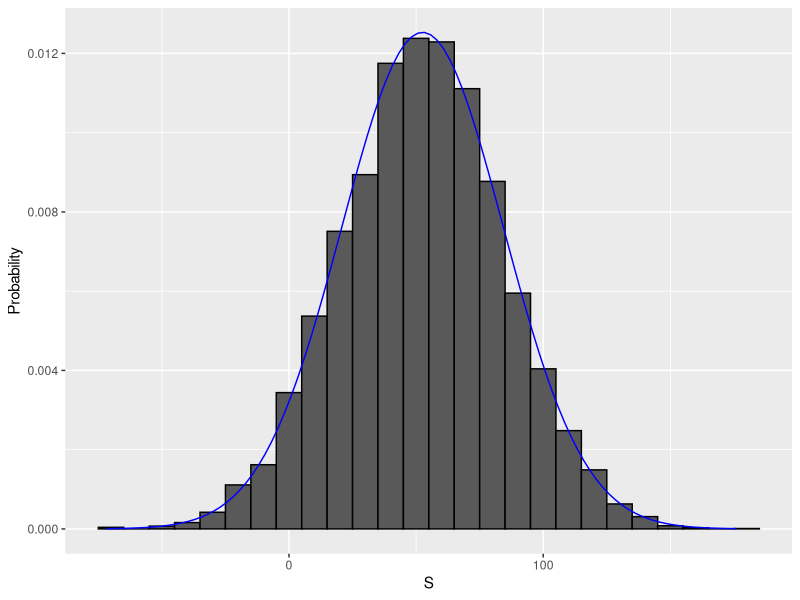

The R script that drew this image:
## ---- chunk 1
knitr::opts_chunk$set(echo = TRUE)
## ---- chunk 2
beads <- rep(c("red", "blue"), times = c(2, 3))
X <- ifelse(sample(beads, 1) == "blue", 1, 0)
## ---- chunk 3
ifelse(sample(beads, 1) == "blue", 1, 0)
ifelse(sample(beads, 1) == "blue", 1, 0)
ifelse(sample(beads, 1) == "blue", 1, 0)
## ---- chunk 4
color <- rep(c("Black", "Red", "Green"), c(18, 18, 2))
n <- 1000 #Number of people who play
X <- sample(ifelse(color == "Red", -1, 1), n, replace = TRUE)
X[1:10]
## ---- chunk 5
sum(X)
## ---- chunk 6
x <- sample(c(-1, 1), n, replace = TRUE, prob = c(9/19, 10/19))    # 1000 independent draws
S <- sum(x)    # total winnings = sum of draws
S
## ---- chunk 7
n <- 1000
B <- 10000
S <- replicate(B, {
    X <- sample(c(-1,1), n, replace = TRUE, prob = c(9/19, 10/19))
    sum(X)
})
mean(S < 0)
## ---- chunk 8
library(tidyverse)
s <- seq(min(S), max(S), length = 100)
normal_density <- data.frame(s = s, f = dnorm(s, mean(S), sd(S)))
data.frame (S = S) %>% 
    ggplot(aes(S, ..density..)) +
    geom_histogram(color = "black", binwidth = 10) +
    ylab("Probability") +
    geom_line(data = normal_density, mapping = aes(s, f), color = "blue")
## ---- chunk 9
B <- 10^6
X <- sample(c(-1, 1), B, replace = TRUE, prob = c(9/19, 10/19))
mean(X)
## ---- chunk 10
green <- 2
black <- 18
red <- 18
p_green <- green/(green + black + red)
p_green
## ---- chunk 11
set.seed(1)
green <- 2
black <- 18
red <- 18
p_green <- green / (green+black+red)
p_not_green <- 1 - p_green
X <- sample(c(17, -1), 1, replace = TRUE, prob = c(p_green, p_not_green))
X
## ---- chunk 12
17*p_green - 1*p_not_green
## ---- chunk 13
abs((17 - -1))*sqrt(p_green*p_not_green)
## ---- chunk 14
green <- 2
black <- 18
red <- 18
p_green <- green / (green+black+red)
p_not_green <- 1-p_green
set.seed(1)
n <- 1000
X <- sample(c(17,-1), size = n, replace=TRUE, prob=c(p_green, p_not_green))
S <- sum(X)
S
## ---- chunk 15
(17*p_green - 1*p_not_green)*1000
## ---- chunk 16
sqrt(n)*abs((17 - -1))*sqrt(p_green*p_not_green)
## ---- chunk 17
p_green <- 2 / 38
p_not_green <- 1-p_green
n <- 100
avg <- n * (17*p_green + -1*p_not_green)
se <- sqrt(n) * (17 - -1)*sqrt(p_green*p_not_green)
1-pnorm(0,avg,se)
## ---- chunk 18
p_green <- 2 / 38
p_not_green <- 1-p_green
n <- 100
B <- 10000
set.seed(1)
S <- replicate(B, {
    X <- sample(c(17, -1), n, replace = TRUE, prob = c(p_green, p_not_green))
    sum(X)
})
mean(S)
sd(S)
## ---- chunk 19
mean(S > 0)
## ---- chunk 20
p_green <- 2 / 38
p_not_green <- 1-p_green
n <- 10000
set.seed(1)
X <- sample(c(17, -1), n, replace = TRUE, prob = c(p_green, p_not_green))
Y <- mean(X)
Y
## ---- chunk 21
17 * p_green - p_not_green
## ---- chunk 22
abs((17 - (-1))*sqrt(p_green*p_not_green) / sqrt(n))
## ---- chunk 23
avg <- 17*p_green -1*p_not_green
se <- 1/sqrt(n) * (17 - -1)*sqrt(p_green*p_not_green)
1 - pnorm(0, avg, se)
## ---- chunk 24
n <- 10000
B <- 10000
set.seed(1)
S <- replicate(B, {
    X <- sample(c(17, -1), n, replace = TRUE, prob = c(1/19, 18/19))
    mean(X)
})
mean(S)
sd(S)
## ---- chunk 25
mean(S > 0)
## ---- chunk 26
1/5
## ---- chunk 27
1/5 - 4*0.25/5
## ---- chunk 28
avg <- 44*(1/5 - 4*0.25/5)
avg
## ---- chunk 29
std_e <- sqrt(44) * abs(-0.25 - 1) * sqrt(1/5*4/5)
std_e
## ---- chunk 30
1 - pnorm(8, avg, std_e)
## ---- chunk 31
set.seed(21)
B <- 10000
n <- 44
tests <- replicate(B, {
  X <- sample(c(1, -0.25), n, replace = TRUE, prob = c(1/5, 4/5))
  sum(X)
})
mean(tests >= 8)
## ---- chunk 32
44*(1/4)
## ---- chunk 33
a <- 1
b <- 0
p <- seq(0.25, 0.95, 0.05)
exp_val <- sapply(p, function(x){
  mu <- n * a*x + b*(1-x)
  sigma <- sqrt(n) * abs(b-a) * sqrt(x*(1-x))
  1-pnorm(35, mu, sigma)
})
min(p[which(exp_val > 0.8)])
## ---- chunk 34
5/38*6 - 33/38
## ---- chunk 35
# sigma <- abs(b-a) * sqrt(p*(1-p))
(6 - -1)*sqrt(5/38*33/38)
## ---- chunk 36
500 * (5/38*6 - 33/38)/500
## ---- chunk 37
(6 - -1)*sqrt(5/38*33/38)/sqrt(500)
## ---- chunk 38
500 * (5/38*6 - 33/38)
## ---- chunk 39
sqrt(500) * (abs(-1 - 6) * sqrt(5/38*33/38))
## ---- chunk 40
mu <- 500 * (5/38*6 - 33/38)
sigma <- sqrt(500) * (abs(-1 - 6) * sqrt(5/38*33/38))
pnorm(0, mu, sigma)
